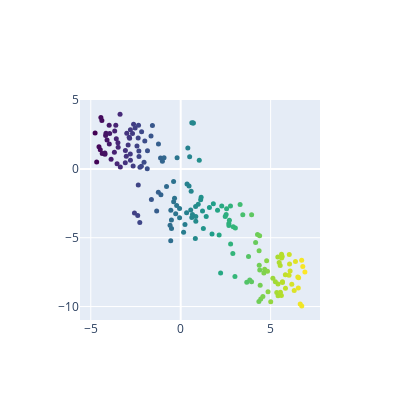

Notebook cell for this chart:
### Code cell
tsne_num3(50)

### Figure 1 — Plotly figure (JSON) as saved in the notebook; plotly's stock layout.template omitted (floating-point values rounded to 4 significant figures; data arrays with more than 128 entries replaced by an {"elided": "..."} marker saying what was removed)
{"data": [{"marker": {"color": {"elided": "178 float values"}, "colorscale": [[0, "#440154"], [0.1111, "#482878"], [0.2222, "#3e4989"], [0.3333, "#31688e"], [0.4444, "#26828e"], [0.5556, "#1f9e89"], [0.6667, "#35b779"], [0.7778, "#6ece58"], [0.8889, "#b5de2b"], [1, "#fde725"]], "size": 5}, "mode": "markers", "type": "scatter", "x": {"elided": "178 float values"}, "y": {"elided": "178 float values"}}], "layout": {"height": 400, "width": 400}}
